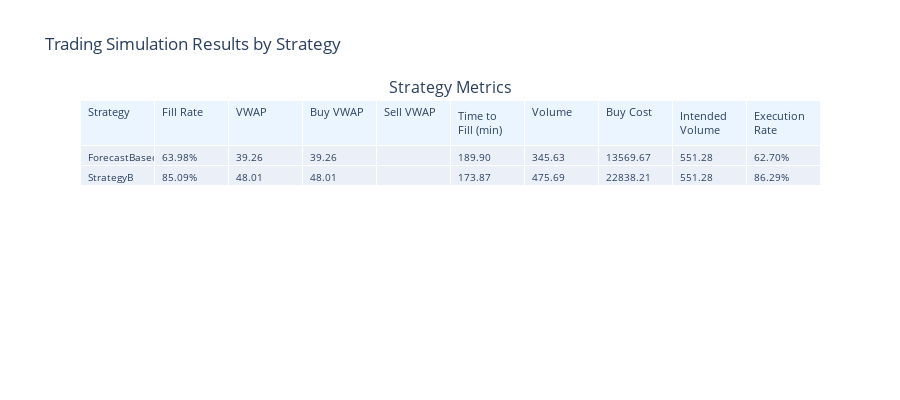
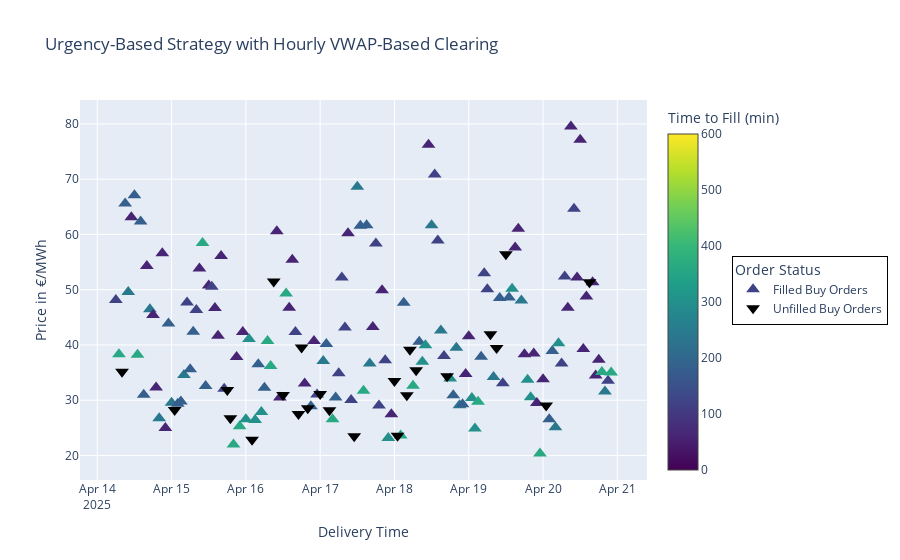
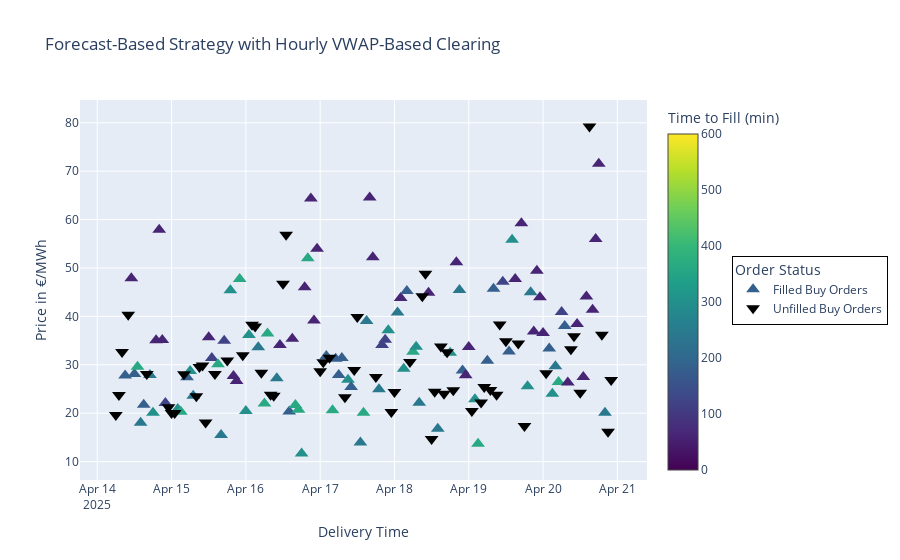

The cell these charts' notebook holds for them, in order:
### Code cell
# After running simulation
results = sim_b.run()
metrics = sim_b.analyze()

# Create visualizer
from src.plot import SimulationVisualizer
viz = SimulationVisualizer(metrics, results)

# View all plots organized by strategy
viz.create_dashboard().show()
viz.plot_buy_orders(StratB.strategy_id, title="Urgency-Based Strategy with Hourly VWAP-Based Clearing").show()
viz.plot_buy_orders(fcstrat.id, title="Forecast-Based Strategy with Hourly VWAP-Based Clearing").show()
